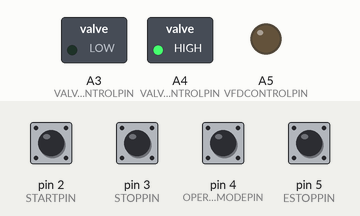
A program run on a simulated Arduino Uno, built with avr-gcc and run on an emulated ATmega328P. On the bench: switched loads named in the program (green lamp = pin HIGH), output pins drawn as LEDs (lit = HIGH). Inputs (shaded band) come from the test bench; at power-on: pin 2 (STARTPIN), pin 3 (STOPPIN), pin 4 (OPERATIONMODEPIN), pin 5 (ESTOPPIN) LOW.

Above: at 2.2 s.
2.3 s: pin 2 (STARTPIN) pulled HIGH for 0.15 s
At 3.3 s:
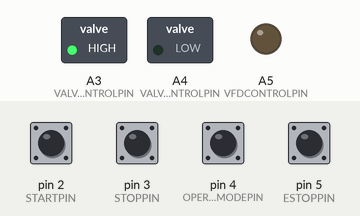
3.9 s: pin 3 (STOPPIN) pulled HIGH for 0.15 s
At 4.5 s:
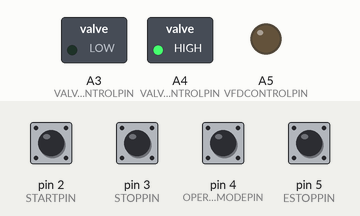
5.5 s: pin 2 (STARTPIN) pulled HIGH for 1 s
At 6.9 s:
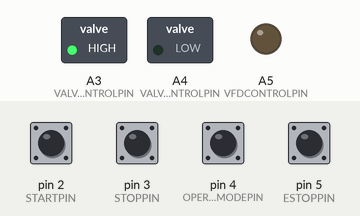
8.0 s: pin 2 (STARTPIN) driven HIGH and pin 3 (STOPPIN) driven HIGH
At 9.1 s:
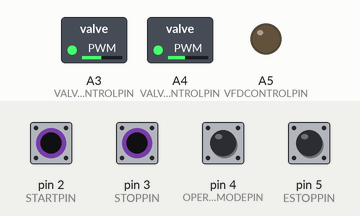
9.5 s: pin 5 (ESTOPPIN) pulled HIGH for 1 s
At 10.3 s:
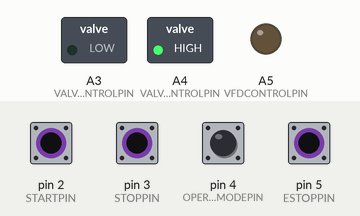
12.0 s: pin 3 (STOPPIN) driven LOW
At 18.0 s:
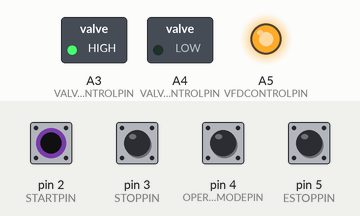
Timing chart, 0 to 18.5 s (numbered marks = the images above; inputs shaded):
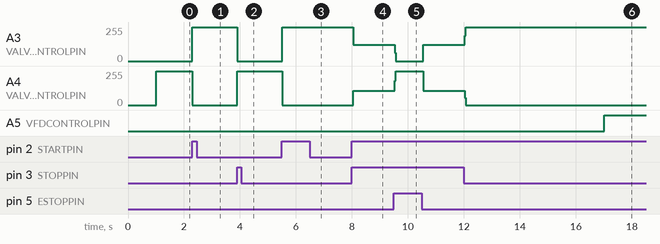

The program:

main.cpp
```cpp
//TBAILEY INC WHEELABRATOR WASHSTATION CONTROL CODE
//Wash Station Operates in two modes. Automatic and Manual.

//In Automatic Mode The Start Signal is Tripped From The Photo Eye Input
//When the Photo Eye Then Fails To Trip The Stop Timer is Started defined by AUTOSTOPDELAY

//In Manual Mode The Start and Stop are Triggered From Button Inputs START and STOP
//There is a watchdog failsafe that turns off the system after MANUALTIMEOUT seconds.

//All Button Inputs are active LOW. Pullup resistors are enabled on all GPI Pins.
//The Relay Outputs are Active High.

//The Cycle Sequence Is As Follows

//1. CYCLE_STOP - System is Idle
//2  CYCLE_VALVE_OPENING Set VALVEOPENCONTROLPIN HIGH. Delay for VAVLEOPENTIME second before proceeding.
//3  CYCLE_NORMAL_OPERATION Set VFDCONTROLPIN HIGH Until a Stop Signal Happens.
//4  CYCLE_VALVE_CLOSING Set
//4  If OPERATION_AUTOMATIC then CYCLE_TIMED_STOP and wait for AUTOSTOPDELAY seconds before powering down unit.

#include <Arduino.h>

//#define DEBUG

//Pin Definitions
//-----------------------------------------------------------------------------------------------------
#define STARTPIN 2
#define STOPPIN 3
#define OPERATIONMODEPIN 4
#define ESTOPPIN 5
#define PHOTOEYEPIN 6

#define VALVEOPENCONTROLPIN A3 // The Pin Controls a Active LOW Relay Module.
#define VALVECLOSECONTROLPIN A4
#define VFDCONTROLPIN A5 //The Pin Controls a Active LOW Relay Module
//-----------------------------------------------------------------------------------------------------


//Process Timings
//-----------------------------------------------------------------------------------------------------
#define VAVLEOPENTIME 5000 //milli seconds
#define AUTOSTOPDELAY 12000 //millisecond seconds
#define WATCHDOGTIMEOUT 7200000 //milliseconds 7200000 = 2 hours = 120 min = 7200 sec
//-----------------------------------------------------------------------------------------------------


//Pin State Definitions To Describe What Active States Go To What Pin Levels
//For Comparisons and Clarity
//-----------------------------------------------------------------------------------------------------
#define RELAY_ON_PIN_STATE HIGH
#define RELAY_OFF_PIN_STATE LOW

#define ESTOP_TRIGGERED_PIN_STATE HIGH
#define ESTOP_NOT_TRIGGERED_PIN_STATE LOW

#define AUTOMATIC_OPERATION_MODE_PIN_STATE HIGH

#define START_BUTTON_TRIGGERED_PIN_STATE HIGH
#define STOP_BUTTON_TRIGGERED_PIN_STATE HIGH
#define PHOTOEYE_TRIGGERED_PIN_STATE HIGH

//State Machine Processsing Functions
//-----------------------------------------------------------------------------------------------------
void updateButtons();
void processStateMachine();
void processAllStop();
void pollOperationMode();

#ifdef DEBUG
void printDebugInfo();
unsigned long debugtimer;
#endif
//-----------------------------------------------------------------------------------------------------


//State Machine Enumerated Types
//-----------------------------------------------------------------------------------------------------
enum State_t {STATE_STOPPED, STATE_CYCLING};
enum OperationCycle_t {CYCLE_STOP, CYCLE_VALVE_OPENING, CYCLE_NORMAL_OPERATION, CYCLE_TIMED_STOP};
enum OperationModes_t {OPERATION_AUTOMATIC, OPERATION_MANUAL};
//-----------------------------------------------------------------------------------------------------


//State Machine Global Variables
//-----------------------------------------------------------------------------------------------------
State_t systemstate;
OperationCycle_t cycle;
OperationModes_t operationmode;
//-----------------------------------------------------------------------------------------------------


//Timer Globals
//-----------------------------------------------------------------------------------------------------
unsigned long valveopentimer;
unsigned long automodestoptimer;
unsigned long watchdogtimer;
//-----------------------------------------------------------------------------------------------------


//Initial MicroController Setup.
//-----------------------------------------------------------------------------------------------------

void setup()
{
#ifdef DEBUG
  Serial.begin(9600);
#endif

  delay(1000); //Some MicroControllers need time to reboot

  //Setup Pins
  pinMode(STARTPIN, INPUT);
  pinMode(STOPPIN, INPUT);
  pinMode(ESTOPPIN, INPUT);
  pinMode(OPERATIONMODEPIN, INPUT);
  pinMode(PHOTOEYEPIN, INPUT);

  pinMode(VALVEOPENCONTROLPIN, OUTPUT);
  pinMode(VALVECLOSECONTROLPIN, OUTPUT);
  pinMode(VFDCONTROLPIN, OUTPUT);
  digitalWrite(VALVEOPENCONTROLPIN, RELAY_OFF_PIN_STATE);
  digitalWrite(VALVECLOSECONTROLPIN, RELAY_ON_PIN_STATE);
  digitalWrite(VFDCONTROLPIN, RELAY_OFF_PIN_STATE);


  //Set State Machine Values
  systemstate = STATE_STOPPED;
  cycle = CYCLE_STOP;

  pollOperationMode();

#ifdef DEBUG
  debugtimer = millis();
#endif
}
//-----------------------------------------------------------------------------------------------------
//Main Program Loop
void loop()
{
#ifdef DEBUG
  if ((millis() - debugtimer) > 5000)
  {
    Serial.println(" ");
    Serial.println(" ");
    Serial.println(" ");
    Serial.println("Main Loop Debug Info");
    if (digitalRead(ESTOPPIN) == ESTOP_TRIGGERED_PIN_STATE)
    {
      Serial.println("System in ESTOP");
    }
    printDebugInfo();
    debugtimer = millis();
  }
#endif

  if (digitalRead(ESTOPPIN) == ESTOP_NOT_TRIGGERED_PIN_STATE) //ESTOP IS NOT TRIPPED CONTINUE LOOP
  {
    //Process The Buttons For System Handling
    updateButtons();

    //Operation Mode Can Only Be Updated When The System is Stopped
    if (systemstate == STATE_STOPPED)
    {
      pollOperationMode();
    }

    //Process the State Machine If The System is Cycling.
    if (systemstate == STATE_CYCLING)
    {
      processStateMachine(); //Processes The State of the Machine
    }
  }
  else //ESTOP IS TRIPPED CONTINUE TO MAKE SURE ALL SIGNALS ARE OFF
  {
    processAllStop();
  }
}


#ifdef DEBUG
//State Machine Processing Functions ------------------------------------------------------------------
//-----------------------------------------------------------------------------------------------------
void printDebugInfo()
{
  /*
    enum State_t {STATE_STOPPED, STATE_CYCLING};
    enum OperationCycle_t {CYCLE_STOP, CYCLE_VALVE_OPENING, CYCLE_NORMAL_OPERATION, CYCLE_TIMED_STOP};
    enum OperationModes_t {OPERATION_AUTOMATIC, OPERATION_MANUAL};
  */

  Serial.println("-------------------------------");
  Serial.println("STATE MACHINE STATE:");
  switch (operationmode)
  {
    case OPERATION_AUTOMATIC:
      Serial.println("operationmode = OPERATION_AUTOMATIC");
      break;
    case OPERATION_MANUAL:
      Serial.println("operationmode = OPERATION_MANUAL");
      break;
  }
  switch (systemstate)
  {
    case STATE_STOPPED:
      Serial.println("systemstate = STATE_STOPPED");
      break;
    case STATE_CYCLING:
      Serial.println("systemstate = STATE_CYCLING");
      break;
  }
  switch (cycle)
  {
    case CYCLE_STOP:
      Serial.println("cycle = CYCLE_STOP");
      break;
    case CYCLE_VALVE_OPENING:
      Serial.println("cycle = CYCLE_VALVE_OPENING");
      Serial.print(VAVLEOPENTIME - (millis() - valveopentimer));
      Serial.println(" milliseconds left");

      break;
    case CYCLE_NORMAL_OPERATION:
      Serial.println("cycle = CYCLE_NORMAL_OPERATION");
      break;
    case CYCLE_TIMED_STOP:
      Serial.println("cycle = CYCLE_TIMED_STOP");
      break;
  }
  Serial.println("-------------------------------");
  Serial.println("Output Signal States.");
  switch (digitalRead(VALVEOPENCONTROLPIN))
  {
    case RELAY_ON_PIN_STATE:
      Serial.println("VALVEOPENCONTROLPIN Relay is ON");
      break;
    case RELAY_OFF_PIN_STATE:
      Serial.println("VALVEOPENCONTROLPIN Relay is OFF");
      break;
  }
  switch (digitalRead(VALVECLOSECONTROLPIN))
  {
    case RELAY_ON_PIN_STATE:
      Serial.println("VALVEOPENCONTROLPIN Relay is ON");
      break;
    case RELAY_OFF_PIN_STATE:
      Serial.println("VALVEOPENCONTROLPIN Relay is OFF");
      break;
  }
  switch (digitalRead(VFDCONTROLPIN))
  {
    case RELAY_ON_PIN_STATE:
      Serial.println("VFDCONTROLPIN Relay is ON");
      break;
    case RELAY_OFF_PIN_STATE:
      Serial.println("VFDCONTROLPIN Relay is OFF");
      break;
  }
  Serial.println("-------------------------------");
}
#endif

//State Machine Processing Functions ------------------------------------------------------------------
//-----------------------------------------------------------------------------------------------------
void processStateMachine()
{
  //Master WatchDog Timer
  if ((millis() - watchdogtimer) > WATCHDOGTIMEOUT)
  {
    cycle = CYCLE_STOP;
  }

  //Cycle Processing.
  switch (cycle)
  {
    case CYCLE_VALVE_OPENING:
      digitalWrite(VALVECLOSECONTROLPIN, RELAY_OFF_PIN_STATE);
      digitalWrite(VALVEOPENCONTROLPIN, RELAY_ON_PIN_STATE);
      digitalWrite(VFDCONTROLPIN, RELAY_OFF_PIN_STATE);
      if ((millis() - valveopentimer) > VAVLEOPENTIME)
      {
        cycle = CYCLE_NORMAL_OPERATION;
#ifdef DEBUG
        printDebugInfo();
#endif
      }
      break;
    case CYCLE_NORMAL_OPERATION:
      digitalWrite(VALVECLOSECONTROLPIN, RELAY_OFF_PIN_STATE);
      digitalWrite(VALVEOPENCONTROLPIN, RELAY_ON_PIN_STATE);
      digitalWrite(VFDCONTROLPIN, RELAY_ON_PIN_STATE);
      break;
    case CYCLE_TIMED_STOP:
      digitalWrite(VALVECLOSECONTROLPIN, RELAY_OFF_PIN_STATE);
      digitalWrite(VALVEOPENCONTROLPIN, RELAY_ON_PIN_STATE);
      digitalWrite(VFDCONTROLPIN, RELAY_ON_PIN_STATE);
      if ((millis() - automodestoptimer) > AUTOSTOPDELAY)
      {
        cycle = CYCLE_STOP;
#ifdef DEBUG
        printDebugInfo();
#endif
      }
      break;
    case CYCLE_STOP:
      processAllStop();
      break;
  }
}
//-----------------------------------------------------------------------------------------------------
void updateButtons()
{
  if (digitalRead(STARTPIN) == START_BUTTON_TRIGGERED_PIN_STATE)
  {
    if (operationmode == OPERATION_MANUAL && systemstate == STATE_STOPPED)
    {
      systemstate = STATE_CYCLING;
      cycle = CYCLE_VALVE_OPENING;
      valveopentimer = millis();
      watchdogtimer = millis();
#ifdef DEBUG
      Serial.println(" ");
      Serial.println(" ");
      Serial.println(" ");
      Serial.println("Start Button On Released Fired");
      printDebugInfo();
#endif
      return;
    }
  }


  if (digitalRead(STOPPIN) == STOP_BUTTON_TRIGGERED_PIN_STATE)
  {
    if (systemstate == STATE_CYCLING)
    {
      cycle = CYCLE_STOP;
#ifdef DEBUG
      Serial.println(" ");
      Serial.println(" ");
      Serial.println(" ");
      Serial.println("Stop Button On Released Fired");
      printDebugInfo();
#endif
      return;
    }
  }

}
//-----------------------------------------------------------------------------------------------------
void pollOperationMode()
{

  //The Operation Mode Pin Operates on a Single Switch
  //If the state is HIGH it's One Operation.
  //If it's Low it''s the other
  if (digitalRead(OPERATIONMODEPIN) == AUTOMATIC_OPERATION_MODE_PIN_STATE)
  {
    operationmode = OPERATION_AUTOMATIC;
  }
  else
  {
    operationmode = OPERATION_MANUAL;
  }
}
//-----------------------------------------------------------------------------------------------------

void processAllStop()
{
  digitalWrite(VALVEOPENCONTROLPIN, RELAY_OFF_PIN_STATE);
  digitalWrite(VALVECLOSECONTROLPIN, RELAY_ON_PIN_STATE);
  digitalWrite(VFDCONTROLPIN, RELAY_OFF_PIN_STATE);
  systemstate = STATE_STOPPED;
  cycle = CYCLE_STOP;
}

//-----------------------------------------------------------------------------------------------------
```

Measured:
- after the input at 2.3 s, A3 (VALVEOPENCONTROLPIN): 0/255 → 255/255 at once; A4 (VALVECLOSECONTROLPIN): 255/255 → 0/255 at once
- after the input at 3.9 s, A3 (VALVEOPENCONTROLPIN): 255/255 → 0/255 at once; A4 (VALVECLOSECONTROLPIN): 0/255 → 255/255 at once
- after the input at 5.5 s, A3 (VALVEOPENCONTROLPIN): 0/255 → 255/255 at once; A4 (VALVECLOSECONTROLPIN): 255/255 → 0/255 at once
- after the input at 8.0 s, A3 (VALVEOPENCONTROLPIN): 255/255 → 122/255 at once; A4 (VALVECLOSECONTROLPIN): 0/255 → 107/255 at once
- after the input at 9.5 s, A3 (VALVEOPENCONTROLPIN): 122/255 → 0/255 at once, → 121/255 1.0 s later; A4 (VALVECLOSECONTROLPIN): 107/255 → 255/255 at once, → 106/255 1.0 s later
- after the input at 12.0 s, A3 (VALVEOPENCONTROLPIN): 121/255 → 255/255 at once; A4 (VALVECLOSECONTROLPIN): 106/255 → 0/255 at once; A5 (VFDCONTROLPIN): LOW → HIGH after 5.0 s
